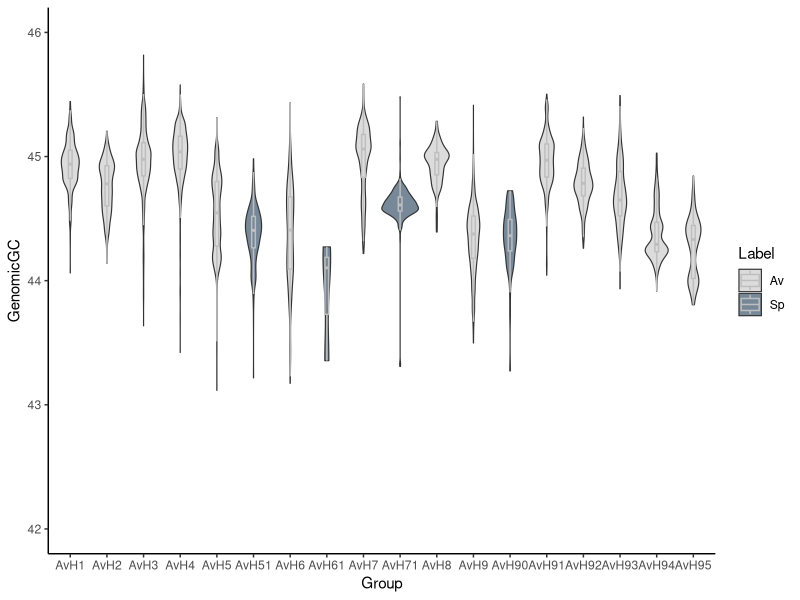
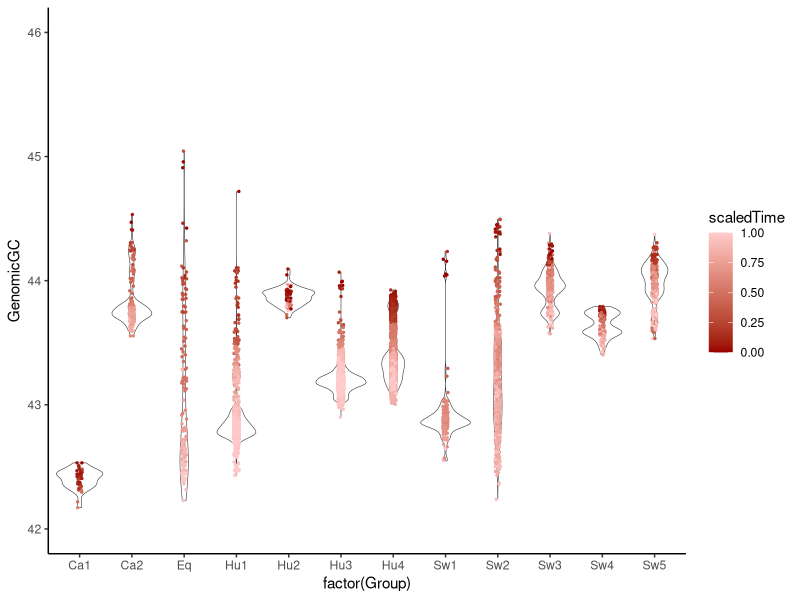

The R source for these figures, in order: (Note: this script raises an error after producing the figures.)
library(ggplot2)

#Fig. 4a
data1 = read.csv(file = 'GC_subtype_avianFamily_data/av_spo_genomicGC.csv')
p1 <- ggplot(data1, aes(x=Group, y=GenomicGC, fill=Label)) +
  geom_violin(width=1, size=0.4) + 
  scale_fill_manual(values=c("#DCDCDC","#778899")) +
  geom_boxplot(width=0.1, color="grey", alpha=0.2, outliers = FALSE) +
  #geom_jitter(height = 0, size = 0.5,  width = 0.05, aes(colour = factor(Preidct))) +
  theme_classic() + ylim(42, 46)
p1

#
data2 = read.csv(file = 'GC_subtype_avianFamily_data/per_genomicGC_scaledTime.csv')
p2 <- ggplot(data2, aes(factor(Group), GenomicGC)) +
  geom_violin(width=1, size=0.2) + theme_classic() +
  geom_jitter(height = 0, size = 0.5, width = 0.05, aes(colour = scaledTime)) + 
  scale_colour_gradient(low = "#990000", high = "#FFCCCC") + ylim(42, 46)
p2

p1+p2


#Extended Data Fig. 3
data3 = read.csv(file = 'GC_subtype_avianFamily_data/avianIAV_persistent_GC_family.csv')
data3$family  = factor(data3$family, levels=c('Recurvirostridae',
                                              'Ciconiidae',
                                              'Threskiornithidae',
                                              'Phalacrocoracidae',
                                              'Scolopacidae',
                                              'Passeridae',
                                              'Alcidae',
                                              'Anatidae',
                                              'Struthionidae',
                                              'Numididae',
                                              'Psittaculidae',
                                              'Corvidae',
                                              'Accipitridae',
                                              'Sturnidae',
                                              'Ardeidae',
                                              'Podicipedidae',
                                              'Falconidae',
                                              'Columbidae',
                                              'Laridae',
                                              'Phasianidae',
                                              'Rallidae',
                                              'Gruidae',
                                              'ZZPersistent'))
p3 <- ggplot(data3, aes(factor(family), GC)) +
  geom_violin(width=1.5, size=0.4) + 
  geom_boxplot(width=0.1, size=0.5, color="grey", alpha=0.2, outliers = FALSE) +
  #geom_jitter(height = 0, size = 0.5,  width = 0.05, aes(colour = factor(Preidct))) +
  theme_classic() + ylim(42, 46) + theme(axis.text.x = element_text(angle = 90))
p3
